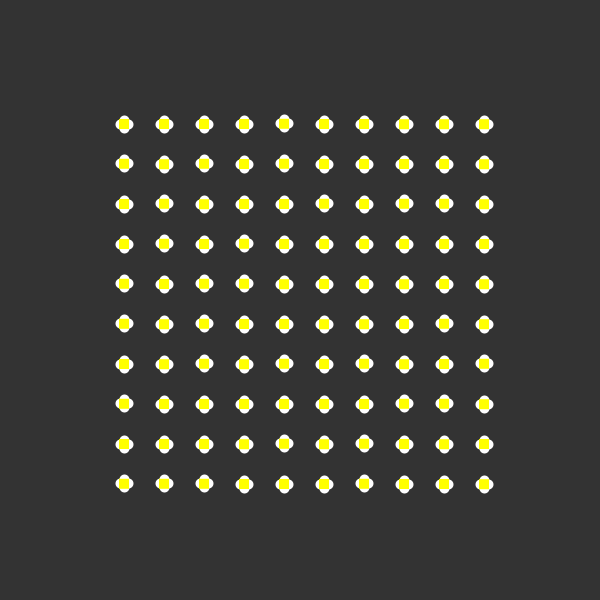
Frame 1 (no input)
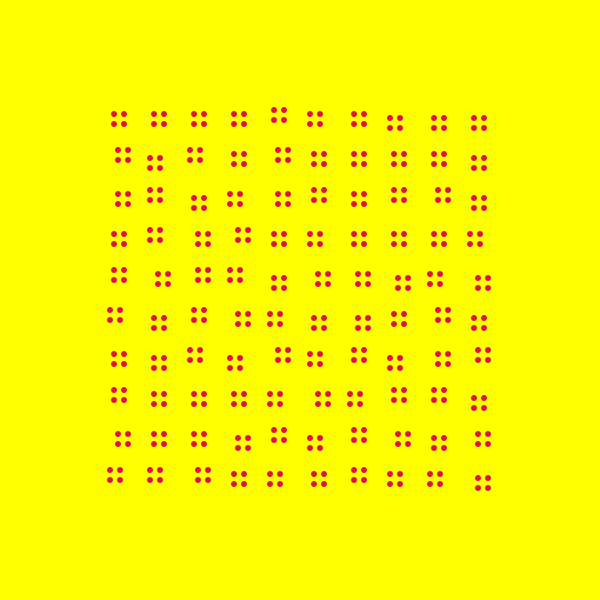
Frame 60 (the mouse pressed at the canvas centre just before this capture)
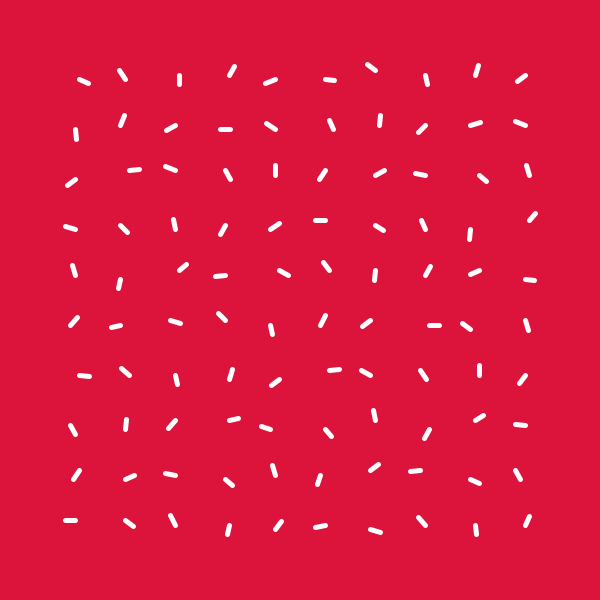
Frame 120 (the mouse held since frame 60 and released just before this capture)

The Processing sketch that drew these frames (run headless with seeded random() and noise(); from frame 60 on, the mouse is pressed at the canvas centre):

// Processing sketch: s10c01maite
// ── s10c01maite.pde
//Expresión Digital II - UDD - 2016.
//Maite Iturriaga Batlle.
//s10c01

/* Este código se verán distintos movimientos y formas gracias a dos boolean, 
la primera función, "flor" está compuesta de 4 elipses que en su conjento tienen un movimiento de random 
el que cambia los valores de x, y dentro de una pequeña grilla.
La seunda función "margarita" está compuesta de cuadrados y puntos (formando una flor),
que se mueven a través del eje y (de arriba hacia abajo) también de forma random, dentro de un espacio limitado, 
por otra parte, la función "linea" compuesta por una serie de líneas que rotan en base a uno de sus propios puntos sumando cada vez + 0.02,
todo esto en una grilla cuadrada delimitada.
*/
Hola[] h = new Hola[100];
Hola[] k = new Hola[100];

boolean b, c;
int i;

void setup() {
  size(600, 600);
  rectMode(CENTER);
  b = true;
    /*Doble for loop para generar una grilla "flor" */
  for (int i = 0; i < 10; i++) {
    for (int j = 0; j < 10; j++) {
      int total = j + i * 10;
      float x = i * 20;
      float y = j * 20;
      h[total] = new Hola(x, y, x + 5, y + 5, (int)random(-2, 2), (int)random(-2, 2), total);
    }
  }
/*Doble for loop para generar una grilla distinta usada en "margarita" y "linea" */
  for (int i = 0; i < 10; i++) {
    for (int j = 0; j < 10; j++) {
      int total = j + i * 10;
      float x = i * 50;
      float y = j * 50;
      k[total] = new Hola(x, y, x + 5, y + 5, (int)random(-2, 2), (int)random(-2, 2), total);
    }
  }
}

void draw() {

  /*Se genera un boolean dentro de un estado de otro, 
   boolean, incluyendo un conteo (fameCount) */

  if (frameCount % 100 == 0) {
    b = !b;
  }
  if (b == true) {
    if (frameCount % 50 == 0) {
      c = !c;
    }
  }

  if (c == true) {
    pushMatrix();
    background(255, 255, 0);
    translate(width * .19, height * .19);
    for (int i = 0; i < h.length; i++) {
      h[i].flor();
      h[i].mover();
      h[i].borde();
    }
    popMatrix();
  }

  if (c == false) {
    translate(width / 5, height / 5);
    background(51);
    for (int i = 0; i < h.length; i++) {
      h[i].margarita();
      k[i].borde();
    }
  }



  if ( b == false) {
    pushMatrix();
    translate(width / 8, height / 8);
    background(220, 20, 60);
    for (int i = 0; i < k.length; i++) {
      k[i].moverlo();
      k[i].linea();
      k[i].dibujar();
      k[i].borde();
    }
    popMatrix();
  }
}
// ── Hola.pde
class Hola {
  /*Se declaran las variables globales de la clase*/
  float x, y, a, r, e, tx, ty, vx, vy, angulo;
  color carmesi, amarillo, blanco;

  Hola (float x, float y, float tx, float ty, float vx, float vy, float angulo) {
    this.x = x;
    this.y = y;
    this.r = 10;
    this.tx = tx;
    this.ty = ty;
    this.angulo = angulo;
    this.vx = vx * 0.2;
    this.vy = vy * 0.2;
    this.carmesi = color(220, 20, 60);
    this.amarillo = color(255, 255, 0);
    this.blanco = color(255);
  }
  /*pushMatrix(); sirve para cambiar el estado de las coordenaras y 
   popMatrix(); para devolver el estado actual de las coordenadas,
   encerrando todas las funciones que están dentro de ellos*/

  void margarita() {
    pushMatrix();               
    translate(x, y); 
    e += vy;
    stroke(blanco);
    strokeWeight(10);
    point (x, y + 4 + e);
    point (x + 4, y + e);
    point (x + 8, y + 4 + e);
    point (x + 4, y + 8 + e);
    fill(amarillo);
    noStroke();
    rect(x + 4, y + 4 + e, 10, 10);
    popMatrix();
  } 

  /*Flor, dibujo 4 círculos*/
  void flor() {
    pushMatrix();                                                                          
    translate(x, y);     
    noStroke(); 
    fill(carmesi);
    point(x - 5, y - 5);
    ellipse(x, y, 6, 6);
    ellipse(x + 10, y + 10, 6, 6);
    ellipse(x, y + 10, 6, 6);
    ellipse(x + 10, y, 6, 6);
    popMatrix();
  }
  
  /* Movimiento, en base a (x, y)*/
  void mover() {
    x += vx;
    y += vy;
  }

/*Movimiento líneas en base a cada punto (x, y)*/
  void moverlo() {
    x += vx;
    y += vy;
    angulo += 0.02;
  }


  void linea() {
    pushMatrix();
    translate(x, y);
    rotate(angulo);
    strokeWeight(5);
    stroke(blanco);
    line(0, 0, 10, 0);
    popMatrix();
  }

  void dibujar() {
    pushMatrix();
    translate(width * .15, height * .15);
    noFill();
    strokeWeight(1);
    popMatrix();
  }

  void borde() {
    if (x > tx || x < tx - 10) {
      vx *= -1;
    }
    if (y > ty || y < ty - 10) {
      vy *= -1;
    }
  }
}
